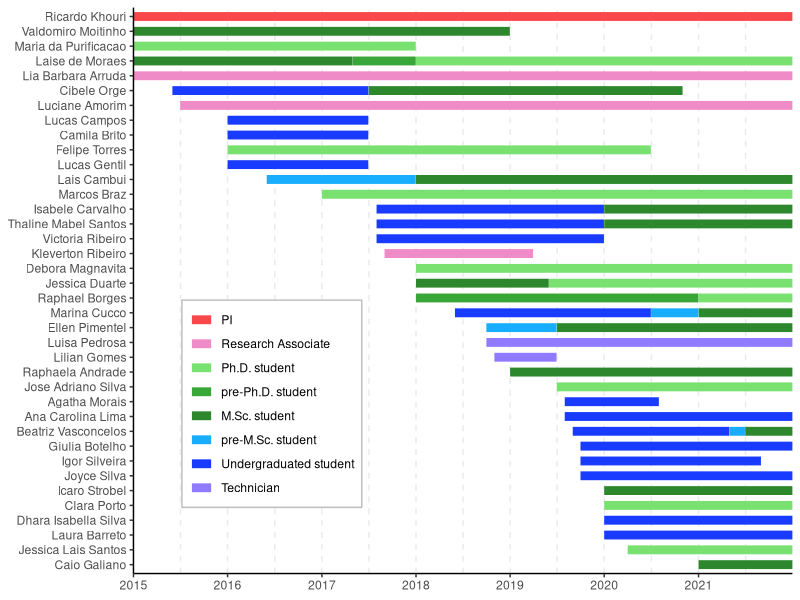

R code for this plot:
# install.packages("tidyverse")

library(tidyverse)

rm(list = ls())
getwd()

gantt <- read.csv("gantt_khourious.csv", h=T)

acts <- c("Ricardo Khouri", "Valdomiro Moitinho", "Maria da Purificacao", "Laise de Moraes", "Lia Barbara Arruda", "Cibele Orge", "Luciane Amorim", "Lucas Campos", "Camila Brito", "Felipe Torres", "Lucas Gentil", "Lais Cambui", "Marcos Braz", "Isabele Carvalho", "Thaline Mabel Santos", "Victoria Ribeiro", "Kleverton Ribeiro", "Debora Magnavita", "Jessica Duarte", "Raphael Borges", "Marina Cucco", "Ellen Pimentel", "Luisa Pedrosa", "Lilian Gomes", "Raphaela Andrade", "Jose Adriano Silva", "Agatha Morais", "Ana Carolina Lima", "Beatriz Vasconcelos", "Giulia Botelho", "Igor Silveira", "Joyce Silva", "Icaro Strobel", "Clara Porto", "Dhara Isabella Silva", "Laura Barreto", "Jessica Lais Santos", "Caio Galiano")

els <- c("PI", "Research Associate", "Ph.D. student", "pre-Ph.D. student", "M.Sc. student", "pre-M.Sc. student", "Undergraduated student", "Technician")

g.gantt <- gather(gantt, "state", "date", 4:5) %>% mutate(date = as.Date(date, "%Y.%m.%d"), a2=factor(a2, acts[length(acts):1]), a3=factor(a3, els))

actcols <- c( "#fa4749", "#ef8cc8", "#79e16f", "#39a638", "#2c872d", "#19adff", "#193bff", "#907aff")

ggplot(g.gantt, aes(date, a2, colour = a3)) +
  geom_line(size = 3) +
  scale_color_manual(values=actcols) +
  theme_classic() +
  scale_x_date(limits = c(as.Date("2015-01-01"), NA), expand = c(0,0), breaks = "1 year", date_labels = "%Y") +
  theme(panel.grid.major.y = element_blank(),
        panel.grid.major.x = element_line(linetype="dashed", size=0.5),
        panel.grid.minor = element_line(linetype="dashed", size=0.5),
        axis.line = element_line(colour = "black"),
        legend.position = c(0.21, 0.3),
        legend.title = element_blank(),
        legend.background = element_rect(size=0.5, linetype="solid", colour="grey")) +
  labs(x=NULL, y=NULL)

ggsave("gantt_khourious.pdf")
ggsave("gantt_khourious.png")
